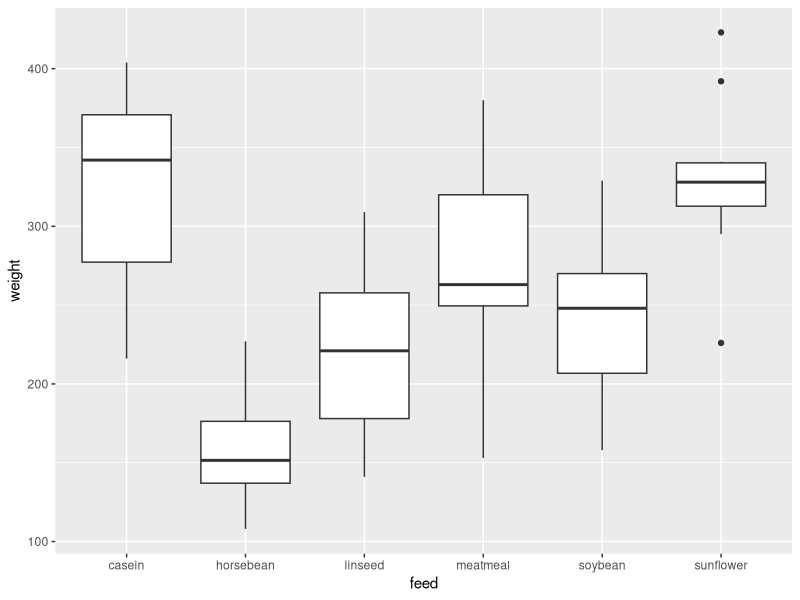
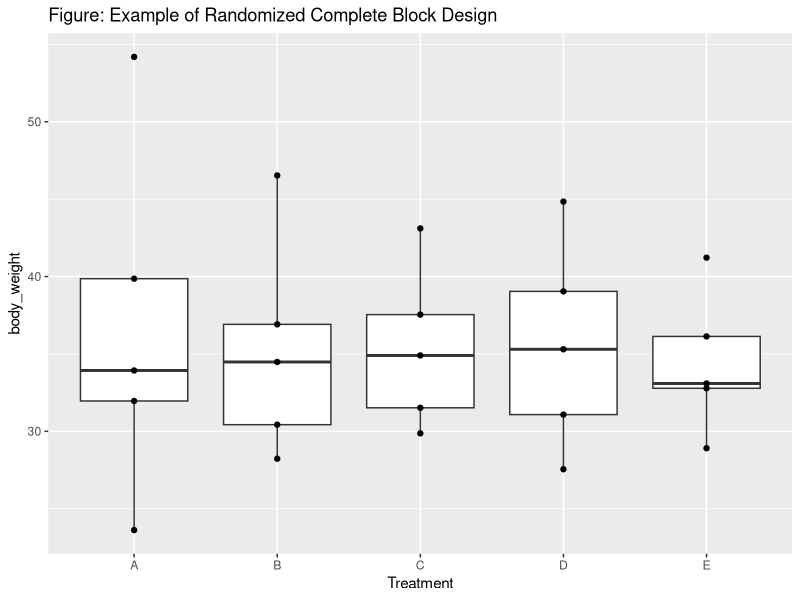
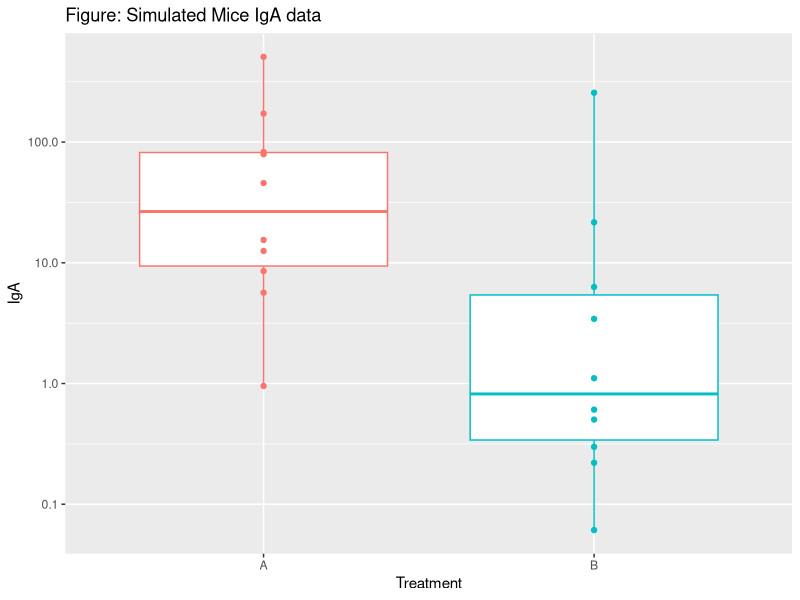
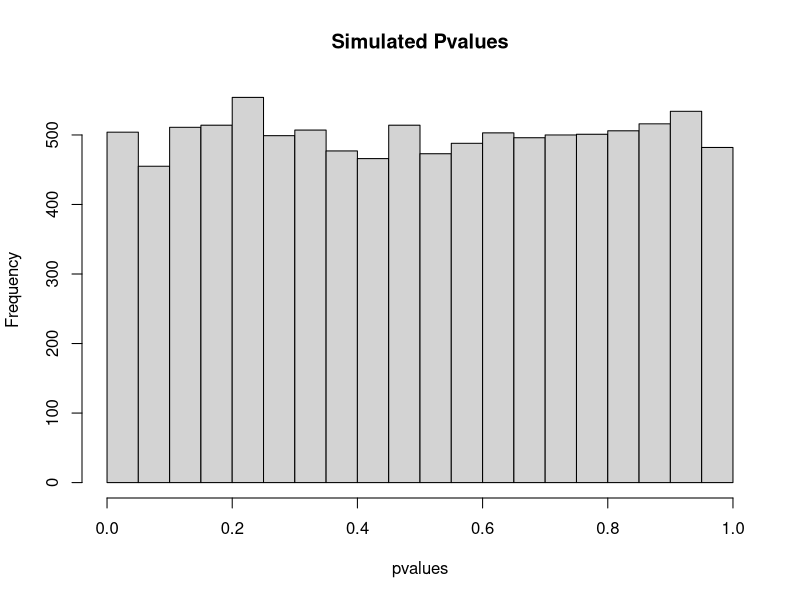
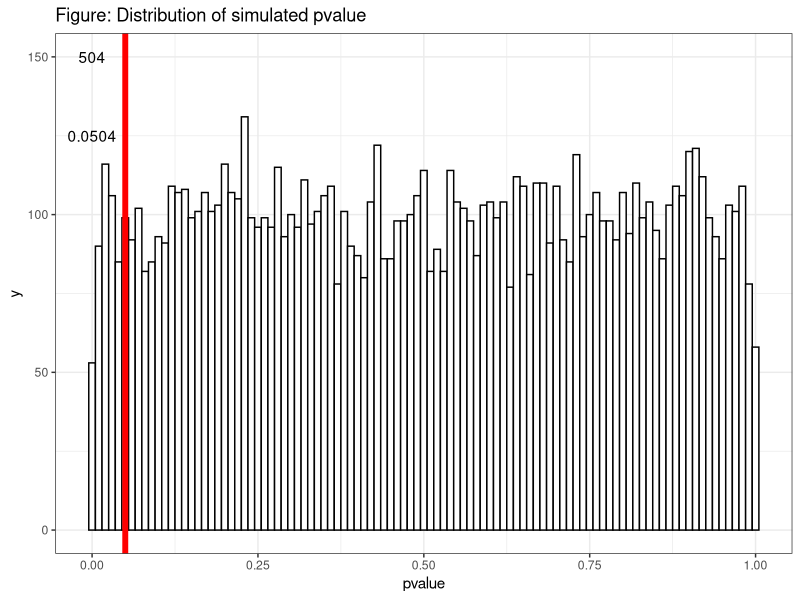
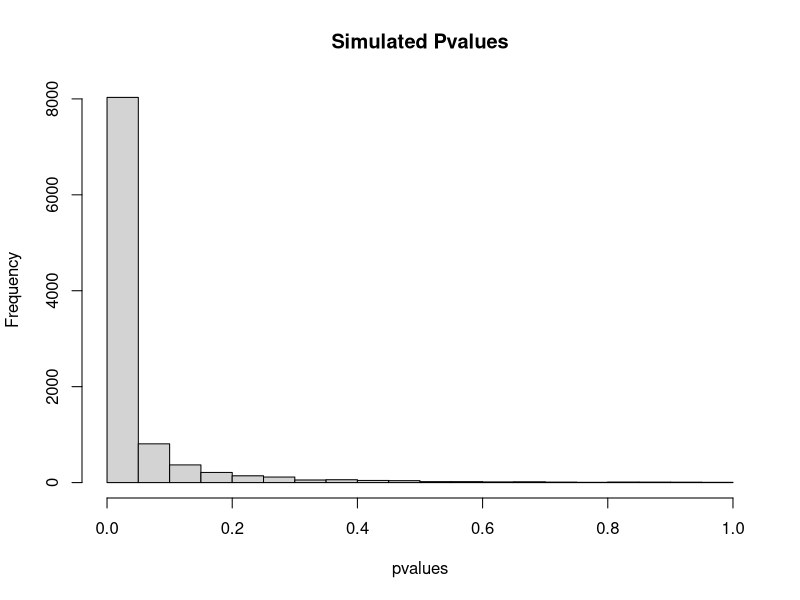
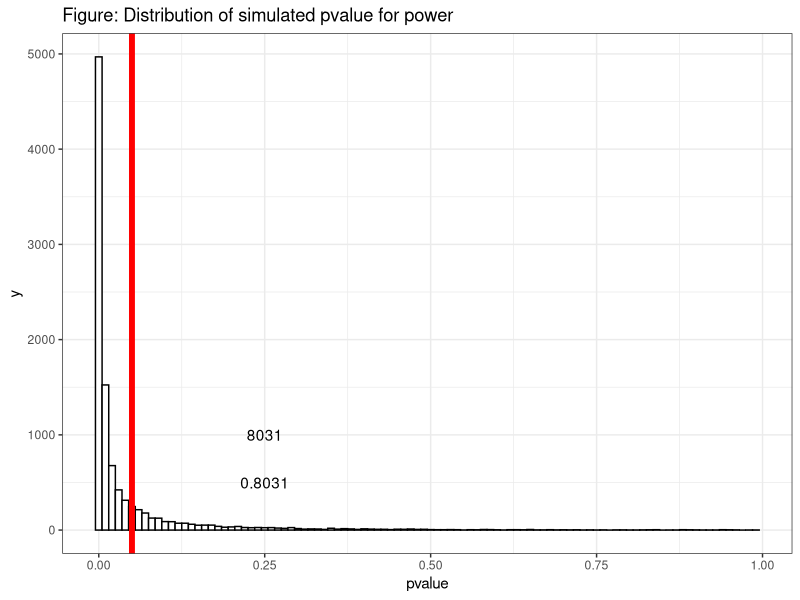
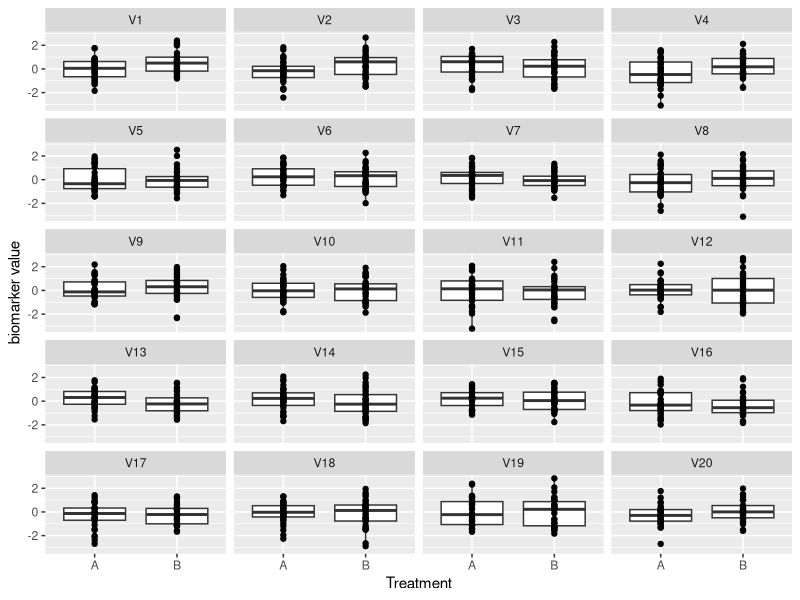

The R source for these figures, in order:
## ---- chunk 1
#| label: libraries
#|echo: fenced

library(tidyverse)
library(knitr)
library(kableExtra)
library(dslabs)

## ---- chunk 2
#| label: ggplot
#| message: false
data("chickwts")
ggplot(data=chickwts,
       aes(x=feed,y=weight))+
  geom_boxplot()

## ---- chunk 3
#| label: group size
#| message: false
chickwts %>% 
  count(feed)

## ---- chunk 4
#| label: Mean_median_group
#| message: false
chickwts %>% 
  group_by(feed) %>% 
  summarize(mean_weight=mean(weight),
            Median_weight=median(weight)) %>% 
  arrange(mean_weight)

## ---- chunk 5
#| label: rando example
#| echo: fenced

data("mice_weigths")

head(mice_weights)

dim(mice_weights)

table(mice_weights$sex)
summary(mice_weights)


male_chow<-mice_weights %>% 
  filter(sex=="M" & diet=="chow") %>% 
  arrange(body_weight)


## ---- chunk 6
#| label: grab sample
#| echo: fenced

male_chow_subsample<-male_chow[seq(1,nrow(male_chow),by=8),]


#--- --- --- --- --- --- --- --- --- --- --- --- --- --- --- ---
# male_chow_subsample
#--- --- --- --- --- --- --- --- --- --- --- --- --- --- --- ---

male_chow_subsample<-male_chow_subsample %>% 
  select(body_weight,litter) %>% 
  mutate(ID=1:n())
dim(male_chow_subsample)
head(male_chow_subsample)
## ---- chunk 7
#| label: Assign treatment
#| echo: fenced
set.seed(5159)

male_chow_subsample$random_number<-runif(nrow(male_chow_subsample))
male_chow_subsample_w_trt<-male_chow_subsample %>% 
  arrange(random_number) %>% 
  mutate(Treatment=rep(LETTERS[1:5],each=5))

male_chow_subsample_w_trt %>% 
  select(ID,Treatment) %>% 
   head()

## ---- chunk 8
#| label: block
#| echo: fenced

set.seed(4991)
male_chow_subsample_block_treat<-male_chow_subsample %>% 
  arrange(body_weight) %>% 
  mutate(Block=rep(1:5,each=5)) %>% 
  mutate(random_number=runif(n())) %>% 
  group_by(Block) %>% 
  arrange(random_number) %>% 
  mutate(Treatment=LETTERS[1:5])

male_chow_subsample_block_treat %>% 
  group_by(Treatment) %>% 
  summarize(Median_weight=median(body_weight),
            Mean_weight=mean(body_weight),
            sd_weight=sd(body_weight))

table(male_chow_subsample_block_treat$Treatment,male_chow_subsample_block_treat$Block)

## ---- chunk 9
#| label: visualize randoblock
#| echo: fenced

male_chow_subsample_block_treat %>% 
  ggplot(aes(x=Treatment,y=body_weight))+
  geom_boxplot(outlier.shape = NA)+
  geom_point()+
  ggtitle("Figure: Example of Randomized Complete Block Design")



## ---- chunk 10
#| label: Testing
#| echo: fenced


data_mouse<-read.delim(
  text="Mouse	Treatment	IgA
1	A	507.6520516
2	A	79.29392926
3	A	82.82817066
4	A	8.538348839
5	A	172.2232327
6	A	15.44883441
7	A	45.76170108
8	A	0.954565221
9	A	12.52334993
10	A	5.655094385
11	B	0.061092795
12	B	21.63801371
13	B	0.298935296
14	B	6.303411351
15	B	256.1005829
16	B	0.607723842
17	B	0.220630945
18	B	0.502681933
19	B	1.10585301
20	B	3.431097596"
)

data_mouse %>% 
  ggplot(aes(x=Treatment,y=IgA,col=Treatment))+
  geom_boxplot(outlier.shape = NA)+
  geom_point()+
  scale_y_log10()+
  ggtitle("Figure: Simulated Mice IgA data")+
  theme(legend.position = "none")


## ---- chunk 11
#| label: testit
#| echo: fenced

t.test(log10(IgA)~Treatment,data=data_mouse)

## ---- chunk 12
#| label: Type1example
#| echo: fenced

set.seed(4145)

number_sims<-10000

number_mice<-100

our_results<-vector(length=number_sims)

our_treatment<-rep(c("A","B"),each=50)

for(j in 1:number_sims){
  simulate_treatment<-our_treatment[order(runif(n=number_mice))]
  
  simulate_biomarker<-rnorm(n=number_mice,mean=0,sd=1)
  
  simulate_test<- t.test(simulate_biomarker~simulate_treatment)
  
  our_results[j]<-simulate_test$p.value
  
}


## ---- chunk 13
#| label: distribut
#| echo:fenced
#| fig-height: 8
#| fig-width: 8

hist(our_results,main = "Simulated Pvalues",xlab="pvalues")

tibble(pvalue=our_results) %>% 
  ggplot(aes(x=pvalue))+
  geom_histogram(color="black", fill="white",bins = 25,binwidth=0.01)+
  theme_bw()+
  ggtitle("Figure: Distribution of simulated pvalue")+
  geom_vline(xintercept=0.05,col="red",linewidth=2)+
  annotate("text",label=sum(our_results<=0.05),x=0,y=150)+
  annotate("text",label=mean(our_results<=0.05),x=0,y=125)
## ---- chunk 14
#| label: power example
#| echo: fenced


set.seed(4142)

number_sims<-10000

number_mice<-100

our_results_power<-vector(length=number_sims)

our_treatment<-rep(c("A","B"),each=50)

for(j in 1:number_sims){
  simulate_treatment<-our_treatment[order(runif(n=number_mice))]
  
  the_means<-case_when(simulate_treatment=="A"~0,
                       simulate_treatment=="B"~0.57)
  
  simulate_biomarker<-rnorm(n=number_mice,mean=the_means,sd=1)
  
  
  simulate_test<- t.test(simulate_biomarker~simulate_treatment)
  
  our_results_power[j]<-simulate_test$p.value
  
}



## ---- chunk 15
#| label: power distrib
#| echo:fenced

hist(our_results_power,main = "Simulated Pvalues",xlab="pvalues")

tibble(pvalue=our_results_power) %>% 
  ggplot(aes(x=pvalue))+
  geom_histogram(color="black",
                 fill="white",
                 bins = 25,
                 binwidth=0.01)+
  theme_bw()+
  ggtitle("Figure: Distribution of simulated pvalue for power")+
  geom_vline(xintercept=0.05,
             col="red",
             linewidth=2)+
  annotate("text",
           label=sum(our_results_power<=0.05),
           x=0.25,y=1000)+
  annotate("text",
           label=mean(our_results_power<=0.05),
           x=0.25,y=500)




## ---- chunk 16
#| label: multi_test_example
#| echo: fenced
#| fig-width: 8
#| fig-height: 8

set.seed(4955)

num_cytos<-20
num_sample<-60

simulated_cytokine<-replicate(n = num_cytos,
                              expr=rnorm(n=num_sample))



simulate_treatment<-rep(c("A","B"),each=num_sample/2)[order(runif(n=num_sample))]



tibble(as.data.frame(simulated_cytokine)) %>% 
  mutate(Treatment=simulate_treatment) %>% 
  pivot_longer(cols=c(-Treatment),
               names_to = "Cytokine",
               values_to = "biomarker value") %>% 
  mutate(Cytokine=fct_reorder(Cytokine,parse_number(Cytokine))) %>% 
  ggplot(aes(x=Treatment,y=`biomarker value`))+
  geom_boxplot(outlier.shape = NA)+
  geom_point(position=position_jitter(0,seed=1))+
  facet_wrap(~Cytokine,ncol=4)

## ---- chunk 17


our_pvalues_multitest<-vector(length=num_cytos)

for(j in 1:num_cytos){
  
  our_test<-wilcox.test(simulated_cytokine[,j]~simulate_treatment)
  
  our_pvalues_multitest[j]<-our_test$p.value
}




## ---- chunk 18
#| label: Table of pvalues
#| echo: fenced

tibble(Variable=paste0("V",1:20),
       pvalues=our_pvalues_multitest ) %>% 
  mutate(pvalues=formatC(pvalues,digits=3)) %>% 
  mutate(ABreak=rep(c("A","B"),each=10)) %>%
  kable() %>% 
  kable_classic_2(full_width=F)
  


## ---- chunk 19
#| label: multiple testing how many significant
#| message: false


sum(our_pvalues_multitest<=0.05)


## ---- chunk 20
#| label: effectsize
#| echo: fenced

set.seed(414)
Mice_group_A<-runif(10,1.05,1.1)

Mice_group_B<-runif(10,1.1,1.15)

wilcox.test(Mice_group_A,Mice_group_B)

tibble(Values=Mice_group_A,
       Group="A") %>% 
  bind_rows(tibble(Values=Mice_group_B,
                   Group="B")) %>% 
  ggplot(aes(x=Group,y=Values))+
  geom_boxplot()

## ---- chunk 21
#| label: chick weight
#| echo: fenced


head(ChickWeight)

ChickWeight %>% 
  ggplot(aes(x=Time,y=weight,
             col=as.factor(Diet)))+
  geom_point()+
  geom_line(aes(group=Chick))


  
## ---- chunk 22
#|label: chickwg2


ChickWeight %>% 
  ggplot(aes(x=Time,y=weight,
             col=as.factor(Diet)))+
  geom_point()+
  geom_line(aes(group=Chick))+
  labs(col="Diet")


## ---- chunk 23
#| label: meangroup

ChickWeight %>% 
  ggplot(aes(x=Time,y=weight,
             col=as.factor(Diet)))+
  geom_point(alpha=0.2)+
  geom_line(aes(group=Chick),alpha=0.2)+
  stat_summary(fun = "mean",geom="line",
               linewidth=1.5)+
  stat_summary(fun = "mean",geom="point",
               size=1.5)+
  labs(col="Diet")
## ---- chunk 24
#| label: countcount

ChickWeight %>% 
  count(Diet,Time)

ChickWeight %>% 
  count(Diet,Time) %>% 
  ggplot(aes(x=Time))+
  geom_bar(aes(fill=as.character(Diet),
               y=n),
           position = "dodge",
               stat = "identity")+
  theme(legend.position = "bottom")

## ---- chunk 25
#| label: confounding example
#| echo: fenced

    head(mtcars)


mtcars %>% 
  ggplot(aes(x=hp,y=wt))+
  geom_point()+
  xlab("Horsepower")+
  ylab("Weight (tons)")
## ---- chunk 26
#| label: assoc_noadju
#| echo: fenced

    summary(lm(wt~hp,data=mtcars))

## ---- chunk 27
#| label: again
#| echo: fenced

mtcars %>% 
  ggplot(aes(x=hp,y=wt,col=as.character(cyl)))+
  geom_point()+
  xlab("Horsepower")+
  ylab("Weight (tons)")+
  labs(col="cylinders")+
  theme(legend.position = "bottom")
## ---- chunk 28
#| label: adjust
#| echo: fenced


    summary(lm(wt~hp+cyl,data=mtcars))

## ---- chunk 29
#| label: moreconfoun
#| echo: fenced


niter<-1000
N<-1000
set.seed(10301939)
    betaY<-0
    alphaX<-2
    alphaY<-0
    alphaZ<-2
    tauX<-3
    tauY<-1
    TheEst4<-matrix(nrow=niter,ncol=3)
    for(i in 1:niter){
      U<-rnorm(N)
      Z<-alphaZ*U+rnorm(N)
      X<-alphaX*U+tauX*Z+rnorm(N)      
      Y<-alphaY*U+betaY*X+tauY*Z+rnorm(N)      
      E1<-coef(lm(Y~X))[2]
      E2<-coef(lm(Y~X+Z))[2]
      E3<-coef(lm(Y~X+Z+U))[2]
      TheEst4[i,]<-c(E1,E2,E3)
    }
  
colMeans(TheEst4)    
    
